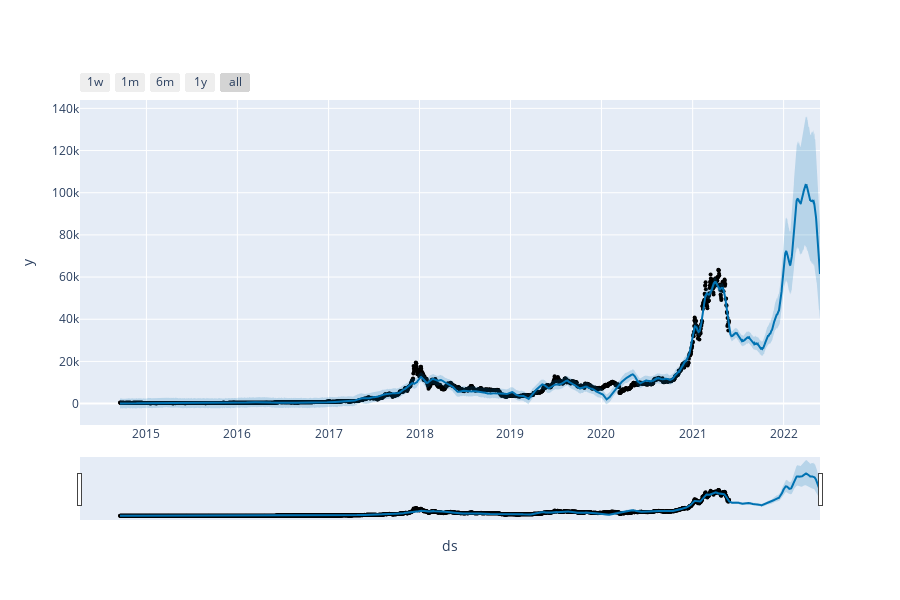

This figure's notebook cell:
### Code cell
#check here for real and predicted
plot_plotly(m, forecast)

### Figure 1 — Plotly figure (JSON) as saved in the notebook; plotly's stock layout.template omitted (floating-point values rounded to 4 significant figures; data arrays with more than 128 entries replaced by an {"elided": "..."} marker saying what was removed)
{"data": [{"marker": {"color": "black", "size": 4}, "mode": "markers", "name": "Actual", "type": "scatter", "x": {"elided": "2441 str values"}, "y": {"elided": "2441 float values"}}, {"hoverinfo": "skip", "line": {"width": 0}, "mode": "lines", "type": "scatter", "x": {"elided": "2806 str values"}, "y": {"elided": "2806 float values"}}, {"fill": "tonexty", "fillcolor": "rgba(0, 114, 178, 0.2)", "line": {"color": "#0072B2", "width": 2}, "mode": "lines", "name": "Predicted", "type": "scatter", "x": {"elided": "2806 str values"}, "y": {"elided": "2806 float values"}}, {"fill": "tonexty", "fillcolor": "rgba(0, 114, 178, 0.2)", "hoverinfo": "skip", "line": {"width": 0}, "mode": "lines", "type": "scatter", "x": {"elided": "2806 str values"}, "y": {"elided": "2806 float values"}}], "layout": {"height": 600, "showlegend": false, "width": 900, "xaxis": {"rangeselector": {"buttons": [{"count": 7, "label": "1w", "step": "day", "stepmode": "backward"}, {"count": 1, "label": "1m", "step": "month", "stepmode": "backward"}, {"count": 6, "label": "6m", "step": "month", "stepmode": "backward"}, {"count": 1, "label": "1y", "step": "year", "stepmode": "backward"}, {"step": "all"}]}, "rangeslider": {"visible": true}, "title": {"text": "ds"}, "type": "date"}, "yaxis": {"title": {"text": "y"}}}}
